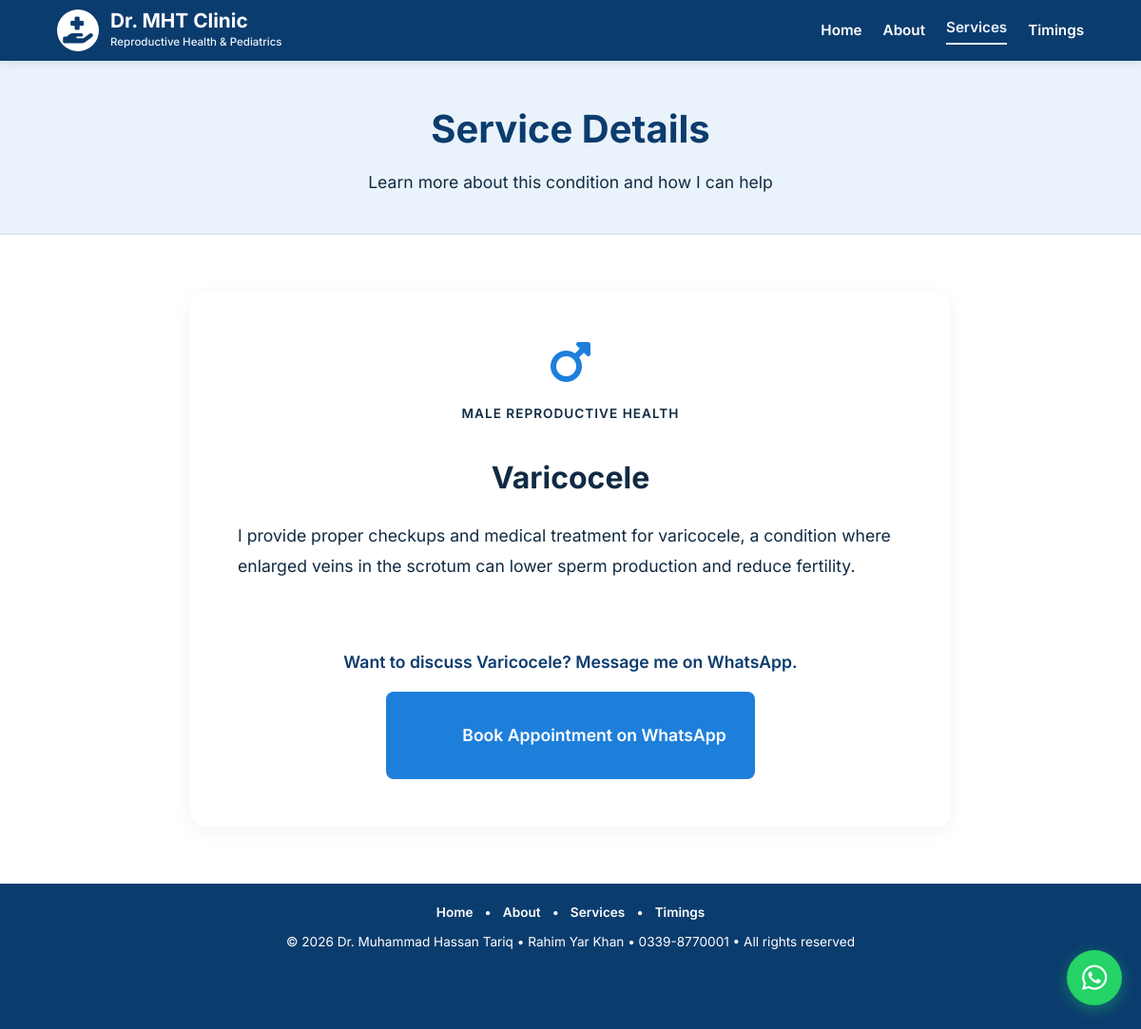
The page /services/varicocele/ on the database its author committed.
### website/models.py (models this page shows, shortened)
class Service(models.Model):
    CATEGORY_CHOICES = (
        ('male_health', 'Male Reproductive Health'),
        ('pediatrics', 'Pediatrics'),
        ('diabetes', 'Diabetes'),
    )
    title = models.CharField(max_length=200)
    slug = models.SlugField(unique=True)
    icon_name = models.CharField(max_length=50)
    short_description = models.TextField()
    full_description = models.TextField()
    category = models.CharField(max_length=50, choices=CATEGORY_CHOICES)
    order = models.IntegerField(default=0)
    class Meta:
        ordering = ['order', 'title']

class ClinicInfo(models.Model):
    phone_number = models.CharField(max_length=50, default='0339-8770001')
    whatsapp_number = models.CharField(max_length=50, default='923398770001')
    city = models.CharField(max_length=100, default='Rahim Yar Khan')
    timings_weekdays = models.CharField(max_length=200, default='Mon–Sat 9:00 AM – 6:00 PM')
    timings_sunday = models.CharField(max_length=200, default='Sunday Closed')
    address = models.TextField(blank=True, null=True)
    @classmethod
    def load(cls):
        obj, created = cls.objects.get_or_create(pk=1)
        return obj

### website/views.py (the view)
# urls.py: path('services/<slug:slug>/', views.service_detail, name='service_detail'),
def service_detail(request, slug):
    service = get_object_or_404(Service, slug=slug)
    return render(request, 'website/service_detail.html', {
        'service': service,
    })

### website/context_processors.py (called while the page is built)
def whatsapp_link(request):
    try:
        clinic = ClinicInfo.load()
        number = clinic.whatsapp_number
    except:
        number = '923398770001'
    message = 'Assalam-o-Alaikum, mujhe Dr. Muhammad Hassan Tariq se appointment chahiye'
    encoded_message = quote(message)
    link = f'https://wa.me/{number}?text={encoded_message}'
    return {'whatsapp_link': link, 'clinic_info': clinic if 'clinic' in locals() else None}

### website/templates/website/service_detail.html (shortened to what this page needs)
{% extends 'website/base.html' %}
{% block content %}
<div class="page-header">
    <h1>Service Details</h1>
    <p>Learn more about this condition and how I can help</p>
</div>
<div class="service-content">
    <i class="fas {{ service.icon_name }}"></i>
    <div class="category-label">{{ service.get_category_display }}</div>
    <h2>{{ service.title }}</h2>
    <p>{{ service.full_description }}</p>
    <div class="cta-container">
        <p style="font-weight: 600; margin-bottom: 15px; color: var(--dark-blue);">Want to discuss {{ service.title }}? Message me on WhatsApp.</p>
        <a href="{{ whatsapp_link }}" target="_blank" class="btn btn-primary btn-wa" style="display: inline-flex; font-size: 1.1rem; padding: 12px 30px;">
            <i class="fab fa-whatsapp"></i> Book Appointment on WhatsApp
        </a>
    </div>
</div>
{% endblock %}

### website/templates/website/base.html (shortened to what this page needs)
{% load static %}
<!DOCTYPE html>
<html lang="en">
<head>
    <link rel="stylesheet" href="https://cdnjs.cloudflare.com/ajax/libs/font-awesome/6.4.0/css/all.min.css">
</head>
<body>
    <nav class="navbar">
        <a href="{% url 'website:home' %}" class="navbar-brand">
            <div class="navbar-brand-icon">
                <i class="fas fa-hand-holding-medical"></i>
            </div>
            <div>
                <div class="logo">Dr. MHT Clinic</div>
                <div class="tagline">Reproductive Health & Pediatrics</div>
            </div>
        </a>
        <div class="nav-links">
            <a href="{% url 'website:home' %}" class="{% if request.path == '/' %}active{% endif %}">Home</a>
            <a href="{% url 'website:about' %}" class="{% if '/about/' in request.path %}active{% endif %}">About</a>
            <a href="{% url 'website:home' %}#services" class="{% if '/services/' in request.path %}active{% endif %}">Services</a>
            <a href="{% url 'website:home' %}#appointment-timings">Timings</a>
        </div>
    </nav>
    <main>
        {% block content %}{% endblock %}
    </main>
    <footer class="footer">
        <div style="margin-bottom: 6px;">
            <a href="{% url 'website:home' %}" style="color: var(--white); font-weight: 600; margin: 0 8px;">Home</a>
            &bull;
            <a href="{% url 'website:about' %}" style="color: var(--white); font-weight: 600; margin: 0 8px;">About</a>
            &bull;
            <a href="{% url 'website:home' %}#services" style="color: var(--white); font-weight: 600; margin: 0 8px;">Services</a>
            &bull;
            <a href="{% url 'website:home' %}#appointment-timings" style="color: var(--white); font-weight: 600; margin: 0 8px;">Timings</a>
        </div>
        &copy; 2026 Dr. Muhammad Hassan Tariq &bull; {{ clinic_info.city|default:"Rahim Yar Khan" }} &bull; {{ clinic_info.phone_number|default:"0339-8770001" }} &bull; All rights reserved
    </footer>
    <a href="{{ whatsapp_link }}" target="_blank" class="floating-wa" title="Chat with us on WhatsApp">
        <i class="fab fa-whatsapp"></i>
    </a>
</body>
</html>

### website/templates/website/base.html (style rules this page uses)
:root { --dark-blue: #0B3C6E; --primary-blue: #1E7FDB; --light-blue: #EAF3FB; --dark-navy: #102A43; --wa-green: #25D366; --white: #ffffff; }
html { overflow-x: hidden; scroll-behavior: smooth; scroll-padding-top: 70px; }
*, *::before, *::after { margin: 0; padding: 0; box-sizing: border-box; }
body { font-family: 'Inter', sans-serif; color: var(--dark-navy); line-height: 1.6; background-color: var(--white); display: flex; flex-direction: column; min-height: 100vh; overflow-x: hidden; width: 100%; max-width: 100vw; }
main { flex: 1; }
a { text-decoration: none; color: inherit; }
h1, h2, h3, h4, h5, h6 { color: var(--dark-blue); }
.navbar { background-color: var(--dark-blue); padding: 10px 5%; display: flex; justify-content: space-between; align-items: center; position: sticky; top: 0; z-index: 1000; box-shadow: 0 2px 10px rgba(0,0,0,0.1); }
.navbar-brand { display: flex; align-items: center; gap: 12px; text-decoration: none; }
.navbar-brand-icon { width: 44px; height: 44px; background-color: var(--white); color: var(--dark-blue); border-radius: 50%; display: flex; justify-content: center; align-items: center; font-size: 28px; flex-shrink: 0; }
.navbar-brand .logo { font-size: 1.3rem; font-weight: 700; color: var(--white); line-height: 1.2; white-space: nowrap; }
.navbar-brand .tagline { font-size: 0.72rem; color: var(--light-blue); font-weight: 500; white-space: nowrap; }
.nav-links { display: flex; gap: 22px; align-items: center; }
.nav-links a { font-size: 0.95rem; font-weight: 600; color: var(--white); transition: opacity 0.3s, color 0.3s; white-space: nowrap; }
.nav-links a.active { color: var(--light-blue); border-bottom: 2px solid var(--light-blue); padding-bottom: 4px; }
.btn { display: inline-flex; align-items: center; justify-content: center; padding: 10px 22px; border-radius: 8px; font-weight: 600; font-size: 0.95rem; transition: all 0.3s ease; border: none; cursor: pointer; gap: 8px; min-height: 44px; white-space: nowrap; }
.btn-primary { background-color: var(--primary-blue); color: var(--white) !important; }
.floating-wa { position: fixed; bottom: 25px; right: 20px; background-color: var(--wa-green); color: var(--white); width: 58px; height: 58px; border-radius: 50%; display: flex; justify-content: center; align-items: center; font-size: 30px; box-shadow: 0 4px 15px rgba(37, 211, 102, 0.4); z-index: 9999; transition: transform 0.3s; }
.footer { background-color: var(--dark-blue); color: var(--white); text-align: center; padding: 18px 5% 80px 5%; font-size: 0.85rem; word-break: break-word; overflow-wrap: break-word; line-height: 1.8; }

### website/templates/website/service_detail.html (style rules this page uses)
.page-header { background-color: var(--light-blue); color: var(--dark-navy); padding: 40px 5%; text-align: center; border-bottom: 1px solid #D1E4F5; }
.page-header h1 { font-size: 2.5rem; color: var(--dark-blue); margin-bottom: 10px; }
.page-header p { color: var(--dark-navy); font-size: 1.1rem; }
.service-content { max-width: 800px; margin: 60px auto; padding: 0 5%; background-color: var(--white); padding: 50px; border-radius: 15px; box-shadow: 0 5px 20px rgba(0,0,0,0.05); }
.service-content i { font-size: 3rem; color: var(--primary-blue); margin-bottom: 20px; display: block; text-align: center; }
.service-content .category-label { text-align: center; text-transform: uppercase; font-size: 0.85rem; font-weight: 600; color: var(--text-gray); letter-spacing: 1px; margin-bottom: 30px; }
.service-content h2 { color: var(--dark-navy); font-size: 2rem; margin-bottom: 20px; text-align: center; }
.service-content p { font-size: 1.1rem; color: var(--text-gray); line-height: 1.8; margin-bottom: 30px; }
.cta-container { text-align: center; margin-top: 40px; padding-top: 30px; border-top: 1px solid var(--gray); }

### rows shown on the page
Service: category "MALE REPRODUCTIVE HEALTH", title "Varicocele", full_description "I provide proper checkups and medical treatment for varicocele, a condition where enlarged veins in the scrotum can lower sperm production and reduce fertility."
ClinicInfo: city "Rahim Yar Khan", phone_number "0339-8770001"
